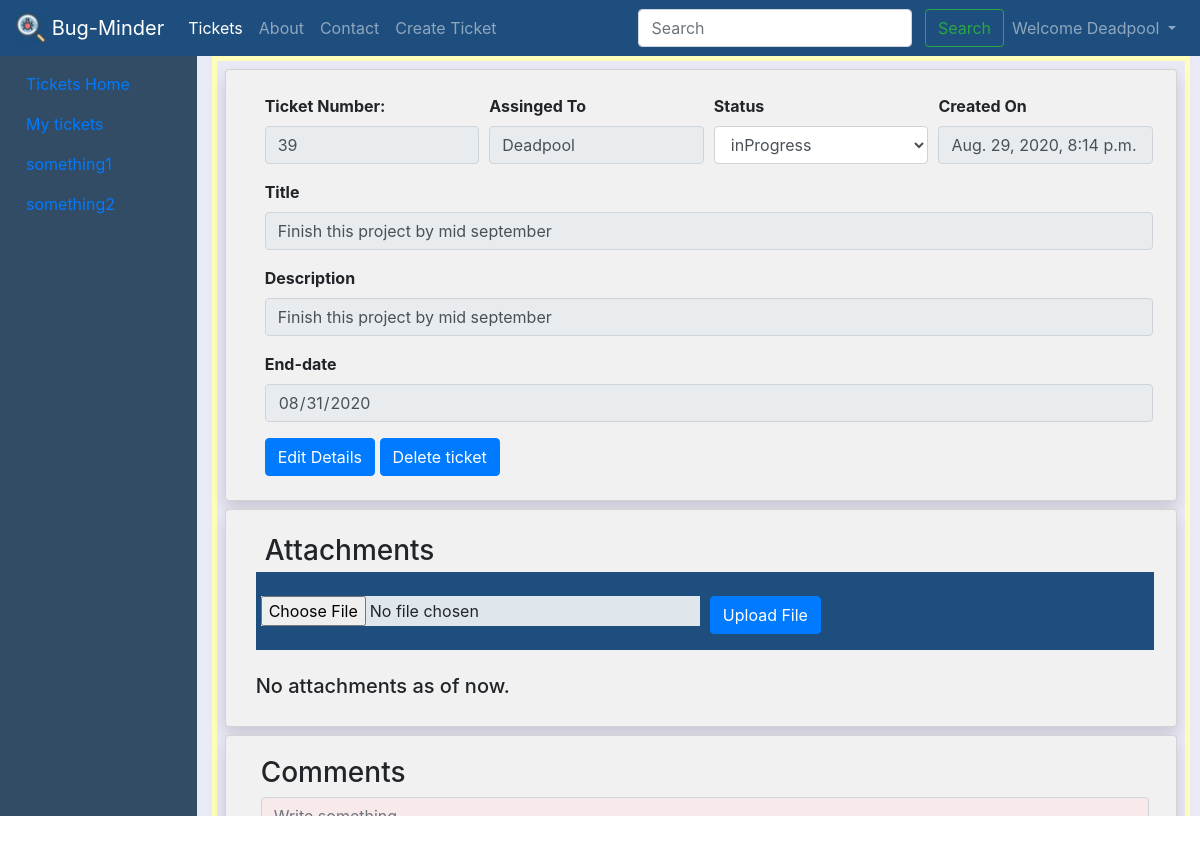
Screenshot of /tickets/39 (signed in) with the database file from the repository.
### tickets/models.py (models this page shows, shortened)
class Ticket(models.Model):
    tno = models.AutoField(primary_key=True)
    title = models.CharField(max_length=255)
    content = models.TextField()
    author = models.CharField(max_length=100)
    status = models.CharField(max_length=20, default='Assigned')
    slug = models.CharField(max_length=130)
    timestamp = models.DateTimeField(default=now)
    end_date = models.DateTimeField(null=True, blank=True)

### tickets/views.py (the view)
# urls.py: path('<str:tno>', views.ticketDetails, name='ticketDetails'),
@login_required
def ticketDetails(request, tno):
    ticket = Ticket.objects.filter(tno=tno).first()
    comments = TicketComment.objects.filter(ticket=ticket)
    attachments = TicketAttachment.objects.filter(ticket=ticket)
    context = {
        'ticket': ticket,
        'comments': comments,
        'attachments': attachments
    }
    return render(request, 'tickets/ticketDetails.html', context)

### templates/tickets/ticketDetails.html (shortened to what this page needs)
{% extends 'ticketBase.html' %}
{% block ticketBody %}
<div id="div1" style="height: 760px;position:relative;">
    <div id="div2" style="max-height:100%;overflow:auto; ">
        <div id="div3" style="height:1500px;border:5px solid rgb(255 255 185);">
            <div class="card shadow m-2">
                <form>
                    <div class="container-fluid m-2">
                        <div class="form-row">
                            <div class="form-group col-md-3">
                                <label for="inputEmail4"><strong>Ticket Number:</strong></label>
                                <input type="text" class="form-control" id="tno" name="tno" value='{{ticket.tno}}'
                                    readonly>
                            </div>
                            <div class="form-group col-md-3">
                                <label for="author"><strong>Assinged To</strong></label>
                                <input type="text" class="form-control" id="author" name="author"
                                    value="{{ticket.author}}" readonly>
                            </div>
                            <div class="form-group col-md-3">
                                <label for="Status"><strong>Status</strong></label>
                                <select class="form-control" name="Status" id="Status">
                                    <option value="{{ticket.status}}" selected><b>{{ticket.status}}</b></option>
                                </select>
                            </div>
                            <div class="form-group col-md-3">
                                <label for="timestamp"><strong>Created On</strong></label>
                                <input type="text" class="form-control" id="timestamp" name="timestamp"
                                    value="{{ticket.timestamp}}" readonly>
                            </div>
                        </div>
                        <div class="form-group">
                            <label for="Title"><strong>Title</strong></label>
                            <input type="text" class="form-control" id="Title" name="Title" value="{{ticket.title}}"
                                readonly>
                        </div>
                        <div class="form-group">
                            <label for="Description"><strong>Description</strong></label>
                            <input type="text" class="form-control" id="Description" name="Description"
                                value="{{ticket.content}}" readonly>
                        </div>
                        <div class="form-group">
                            <label for="enddate"><strong>End-date</strong></label>
                            <input type="date" class="form-control" id="end_date" name="end_date"
                                value="{{ticket.end_date|date:'Y-m-d'}}" readonly>
                        </div>
                        <a role="button" class="btn btn-primary" data-toggle="modal" data-target="#editTicketModal" title="Edit this ticket">Edit
                            Details</a>
                        <a role="button" class="btn btn-primary" data-toggle="modal"
                            data-target="#deleteTicketModal" title="Delete this ticket">Delete
                            ticket</a>
                    </div>
                </form>
            </div>
            <div class="card shadow m-2">
                <div class="container-fluid m-1">
                    <h3 class="m-1">Attachments</h3>
                    <form action="/tickets/ticketAttachments" method="POST" enctype="multipart/form-data">
                        <div class="form-row" style="background-color: #1e4e7d !important;">
                            <div class="form-group col-md-6">
                                {% comment %} <label for="attachment">Upload file(s):</label> {% endcomment %}<br>
                                <input type="file" class="form-control-file"
                                    style="background-color: #dfe6ec !important;" id="attachment" name="attachment"
                                    required="" oninvalid="this.setCustomValidity('Sorry!! we cannot upload AIR')"
                                    oninput="setCustomValidity('')">
                            </div>
                            <div class="form-group col-md-6">
                                <br>
                                <input type="submit" class="btn btn-primary" value="Upload File">
                            </div>
                        </div>
                    </form>
                    <br>
                    <div id="div1" style="position:relative;">
                        <div class="row">
                            {% if attachments|length < 1 %}
                            <h5>No attachments as of now.</b></h5>
                            {% endif %}
                        </div>
                    </div>
                </div>
            </div>
            <div class="card shadow m-2">
                <div class="container-fluid m-1">
                    <h3>Comments</h3>
                    <form action="/tickets/ticketComments" method="POST">
                        <textarea class="form-control" aria-label="With textarea" style="background-color: #f8eaea;"
                            class="form-control" name="comment" cols="30" rows="6" required="" placeholder="Write something.."
                            oninvalid="this.setCustomValidity('Comments cannot be an empty space:')"
                            oninput="setCustomValidity('')"></textarea>
                        <input type="hidden" name="ticketTno" value="{{ticket.tno}}"><br>
                    </form>
                    <br>
                </div>
            </div>
        </div>
    </div>
</div>
{% endblock ticketBody %}

### templates/base.html (shortened to what this page needs)
<!doctype html>
<html lang="en">
<head>
    <link rel="stylesheet" href="https://stackpath.bootstrapcdn.com/bootstrap/4.5.2/css/bootstrap.min.css"
>
    <link rel="stylesheet" href="https://use.fontawesome.com/releases/v5.6.3/css/all.css"
>
</head>
<body>
    <nav class="navbar navbar-expand-lg navbar-dark bg-dark" id="Nav_Base">
        {% load static %}
        <a class="navbar-brand" href="#"><img src="{%  static 'img/bug-magnifying-glass-icon.png' %}" width="30"
                height="30" class="d-inline-block align-top" alt="bug" loading="lazy"> Bug-Minder</a>
        <div class="collapse navbar-collapse" id="navbarSupportedContent">
            <ul class="navbar-nav mr-auto">
                {% if user.is_authenticated %}
                <li class="nav-item {% block ticketsactive %} {% endblock ticketsactive %}">
                    <a class="nav-link" href="/tickets">Tickets</a>
                </li>
                <li class="nav-item {% block aboutactive %} {% endblock aboutactive %}">
                    <a class="nav-link" href="/aboutPage">About</a>
                </li>
                <li class="nav-item {% block contactactive %} {% endblock contactactive %} ">
                    <a class="nav-link" href="/contact">Contact</a>
                </li>
                <li class="nav-item">
                    <a role="button" class="nav-link" data-toggle="modal" data-target="#createTicketModal">Create
                        Ticket</a>
                </li>
            </ul>
            <div class="ml-auto form-inline">
                <form method="get" action="/search" class="my-2 my-lg-0" autocomplete="off">
                    <input class="form-control mr-sm-2" type="search" id="query" name="query" id="query"
                        placeholder="Search" aria-label="Search" onchange="this.form.submit()">
                    <button class="btn btn-outline-success my-2 my-sm-0" type="submit">Search</button>
                </form>
                <ul class="navbar-nav">
                    <li class="nav-item dropdown">
                        <a class="nav-link dropdown-toggle" href="#" id="navbarDropdown" role="button"
                            data-toggle="dropdown" aria-haspopup="true" aria-expanded="false">
                            Welcome {{ request.user|title }}
                        </a>
                    </li>
                </ul>
                {% endif %}
            </div>
        </div>
    </nav>
    {% block body %} {% endblock body %}
</body>
</html>

### templates/base.html (style rules this page uses)
.bg-dark { background-color: #1e4e7d !important; }

### templates/tickets/ticketDetails.html (style rules this page uses)
* { box-sizing: border-box; }
.row { margin: 0 -5px; }
.row:after { content: ""; display: table; clear: both; }
.card { box-shadow: 0 4px 8px 0 rgba(0, 0, 0, 0.2); padding: 16px; background-color: #f1f1f1; }

### rows the page displays
Ticket: tno "39", author "Deadpool", timestamp "Aug. 29, 2020, 8:14 p.m.", Title "Finish this project by mid september", Description "Finish this project by mid september", end_date "08/31/2020"

### other values shown
{{ request.user|title }} "Deadpool"
